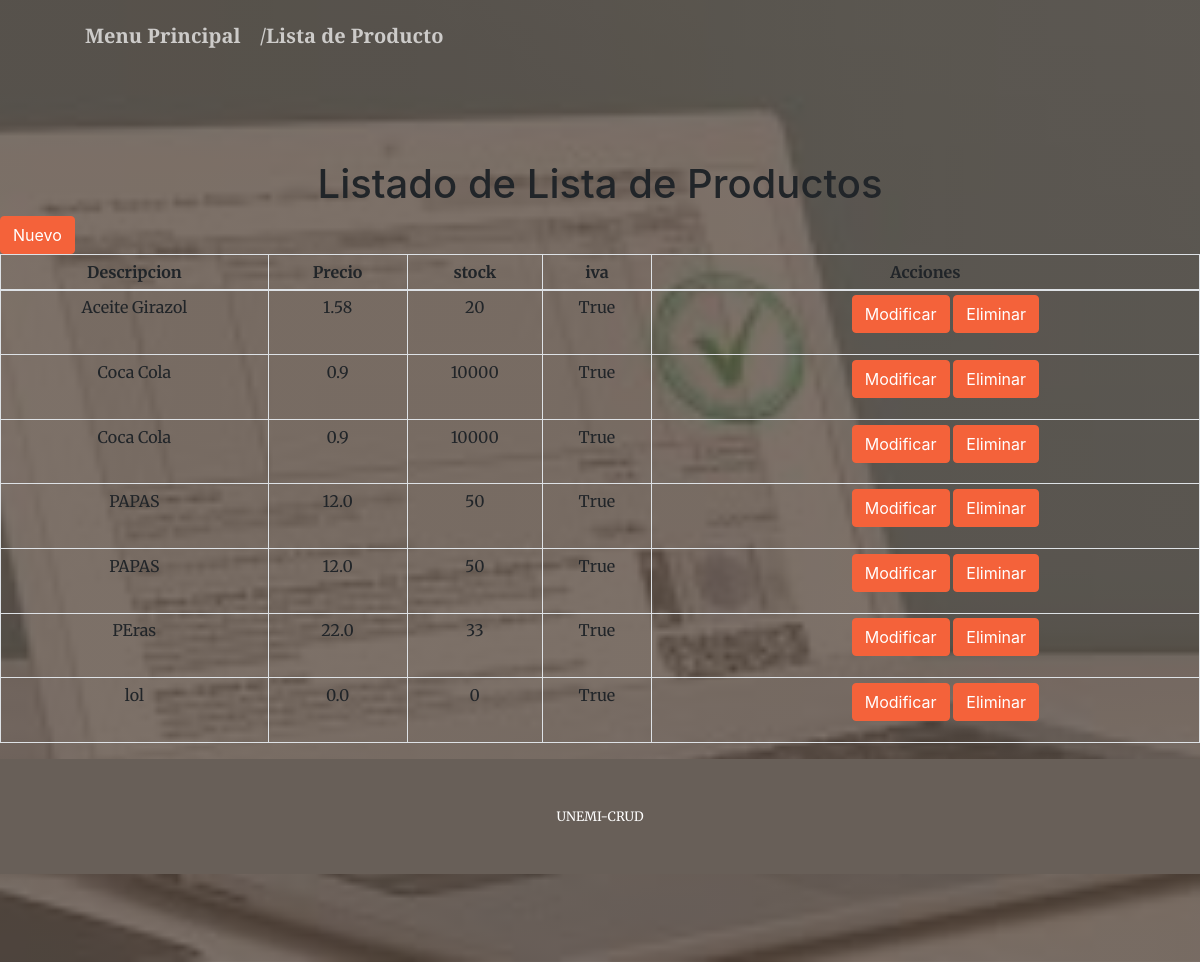
The app's page /listarproducto/ with its own data.
### ORM_Django/models.py (models this page shows, shortened)
class Producto(models.Model):
    descripcion = models.CharField(max_length=100)
    precio = models.FloatField(default=0)
    stock = models.IntegerField(default=0)
    iva = models.BooleanField(default=True)
    class Meta:
        verbose_name = 'Producto'
        verbose_name_plural = 'Productos'
        ordering = ["descripcion"]

### ORM_Django/views.py (the view)
# urls.py: path('listarproducto/', listarproducto, name='listarproducto'),
def listarproducto(request):
    producto = Producto.objects.all()
    opciones = {'Menu': 'Menu Principal',
                'Contacto': 'Lista de Producto', 'Acerca': 'Acerca del Blog', 'productos': producto}
    return render(request, 'listarproducto.html', opciones)

### templates/listarproducto.html (shortened to what this page needs)
<!DOCTYPE html>
<html lang="en">
<head>
    {% load static %}
    <link href="https://cdnjs.cloudflare.com/ajax/libs/magnific-popup.js/1.1.0/magnific-popup.min.css"
          rel="stylesheet"/>
    <link rel="stylesheet" type="text/css" href="https://cdn.datatables.net/v/dt/dt-1.10.21/datatables.min.css"/>
    <link href="{% static 'css/styles.css' %}" rel="stylesheet"/>
</head>
<body id="page-top">
<nav class="navbar navbar-expand-lg navbar-light fixed-top py-3" id="mainNav">
    <div class="container">
        <ul>
            <l1><a class="navbar-brand js-scroll-trigger" href='/'>{{ Menu }}</a></l1>
            <l1><a class="navbar-brand js-scroll-trigger" href='/listarproducto'>/{{ Contacto }}</a></l1>
        </ul>
    </div>
</nav>
<div class="masthead">
    <center><h1>Listado de {{ Contacto }}s</h1></center>
    <a class="btn btn-primary" href="{% url 'producto' %}">Nuevo</a>
    <table id="dtBasicExample" class="table table-hover table-bordered table-sm" cellspacing="0" width="100%">
        <thead>
        <tr>
            <th>
                <center>Descripcion</center>
            </th>
            <th>
                <center>Precio</center>
            </th>
            <th>
                <center>stock</center>
            </th>
            <th>
                <center>iva</center>
            </th>
            <th>
                <center>Acciones</center>
            </th>
        </tr>
        </thead>
        <body>
        {% for producto in productos %}
            <tr>
                <td>
                    <center>{{ producto.descripcion }}</center>
                </td>
                <td>
                    <center>{{ producto.precio }}</center>
                </td>
                <td>
                    <center>{{ producto.stock }}</center>
                </td>
                <td>
                    <center>{{ producto.iva }}</center>
                </td>
                <td>
                    <center>
                        <ul>
                            <l1><a class="btn btn-primary"
                                   href="{% url 'editarproducto' producto.id %}">Modificar</a>
                            </l1>
                            <l1><a class="btn btn-primary"
                                   href="{% url 'eliminarproducto' producto.id %}">Eliminar</a>
                            </l1>
                        </ul>
                    </center>
                </td>
            </tr>
        {% endfor %}
        </body>
    </table>
    <footer class="bg-light py-5">
        <div class="container">
            <div class="small text-center text-muted">UNEMI-CRUD</div>
        </div>
    </footer>
</div>
</body>
</html>

### records on screen
Producto: descripcion "Aceite Girazol", precio "1.58", stock "20", iva "True"
Producto: descripcion "Coca Cola", precio "0.9", stock "10000", iva "True"
Producto: descripcion "Coca Cola", precio "0.9", stock "10000", iva "True"
Producto: descripcion "PAPAS", precio "12.0", stock "50", iva "True"
Producto: descripcion "PAPAS", precio "12.0", stock "50", iva "True"
Producto: descripcion "PEras", precio "22.0", stock "33", iva "True"
Producto: descripcion "lol", precio "0.0", stock "0", iva "True"

### other values on screen
{{ Menu }} "Menu Principal"
{{ Contacto }} "Lista de Producto"
